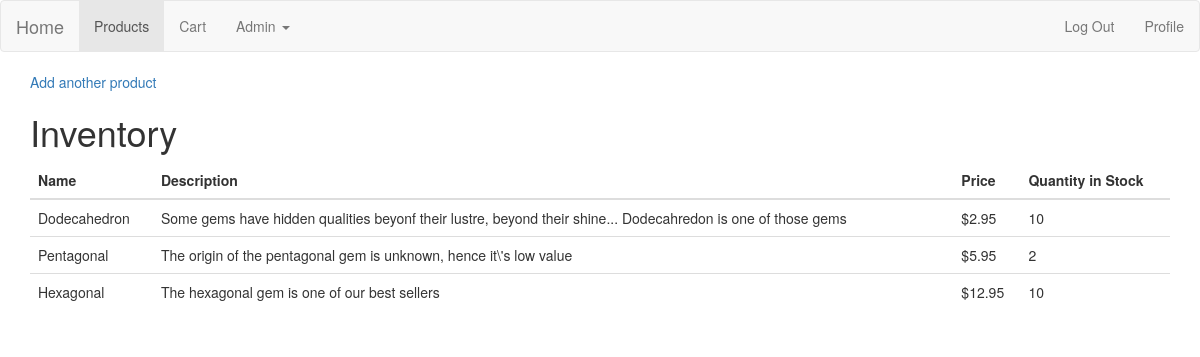
The page /inventory (signed in) on the database its author committed.
### app/models.py (models this page shows)
class Product(db.Model):
    id = db.Column(db.Integer, primary_key=True)
    name = db.Column(db.String(50))
    description = db.Column(db.String(50))
    price = db.Column(db.Integer)
    image = db.Column(db.String(255))
    stock = db.Column(db.Integer)

### app/routes.py (the view)
@app.route('/inventory', methods=['GET', 'POST'])
@login_required
def inventory():
    if current_user.admin == 0:
        redirect(url_for('index'))
        flash('You do not have access to that page. Please contact your administrator.')
    products = Product.query.all()
    return render_template('inventory.html', products=products, title="Inventory")

### app/models.py (called while the page is built)
@login.user_loader
def load_user(id):
    return User.query.get(int(id))

### app/templates/inventory.html
{% extends 'layout.html' %}
{% block app_content %}
<a href="{{ url_for('addproduct') }}">Add another product</a>
<h1>Inventory</h1>
<div class="table-responsive">
    <table class="table table-hover">
        <thead>
            <tr>
                <th>Name</th>
                <th>Description</th>
                <th>Price</th>
                <th>Quantity in Stock</th>
            </tr>
        </thead>
        <tbody>
            {% for product in products%}
            <tr>
                <td>{{ product.name }}</td>
                <td>{{ product.description }}</td>
                <td>${{ product.price }}</td>
                <td>{{ product.stock }}</td>
            </tr>
            {% endfor %}
        </tbody>
    </table>
</div>
{% endblock %}

### rows shown on the page
Product: name "Dodecahedron", description "Some gems have hidden qualities beyonf their lustre, beyond their shine... Dodecahredon is one of those gems", price "2.95", stock "10"
Product: name "Pentagonal", description "The origin of the pentagonal gem is unknown, hence it\\'s low value", price "5.95", stock "2"
Product: name "Hexagonal", description "The hexagonal gem is one of our best sellers", price "12.95", stock "10"
